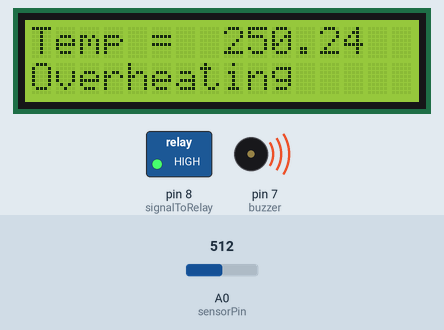
The sketch below on a simulated Arduino Uno, built with avr-gcc and run on an emulated ATmega328P. On the bench: 16×2 character LCD, switched loads named in the sketch (green lamp = pin HIGH), buzzer (waves = sounding, pin HIGH). The test bench sets the inputs (shaded band); at power-on: A0 (sensorPin) = 512.

Above: at 1.2 s.
1.3 s: A0 (sensorPin) set to 66
At 1.9 s:
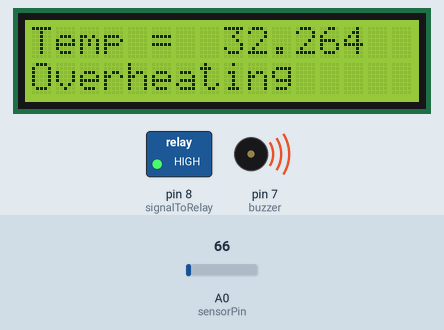
2.9 s: A0 (sensorPin) set to 55
At 3.7 s:
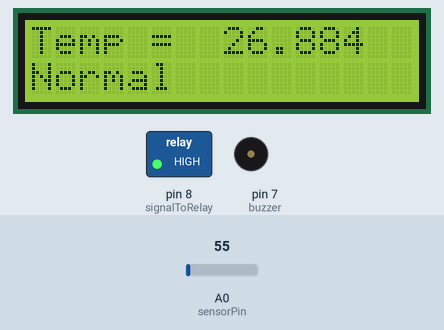
4.4 s: A0 (sensorPin) set to 20
At 5.7 s:
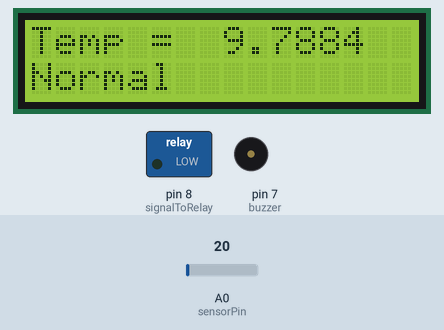
Timing chart, 0 to 7.4 s (numbered marks = the images above; inputs shaded):
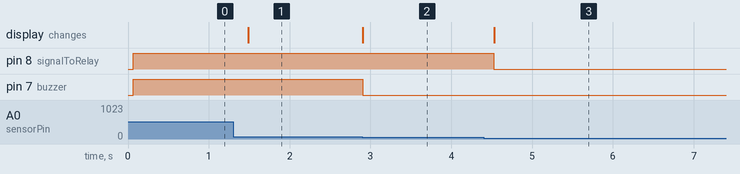

The sketch:

Fire_alarm_system_code.ino
```cpp
#include <LiquidCrystal.h>
#define signalToRelay 8
#define sensorPin A0
#define buzzer 7

LiquidCrystal lcd(12,11,5,4,3,2);

void setup() {
  lcd.begin(16, 2);
  lcd.print("Temp = ");
  pinMode(signalToRelay, OUTPUT);
  pinMode(buzzer, OUTPUT);
  digitalWrite(signalToRelay, LOW); //default
  digitalWrite(buzzer, LOW); //default
}

void loop() {
  int reading = analogRead(sensorPin);
  float temp = 100 * (reading * 5 / 1023.0);
  lcd.setCursor(8, 0);
  lcd.print(temp);
  if(temp > 30){
    digitalWrite(signalToRelay, HIGH);
    digitalWrite(buzzer, HIGH);
    lcd.setCursor(0, 1);
    lcd.print("Overheating");
  }
  else{
    if(temp < 25)
      digitalWrite(signalToRelay, LOW);
    digitalWrite(buzzer, LOW);
    lcd.setCursor(0, 1);
    lcd.print("Normal     ");
  }
  delay(200);
}
```

Measured:
- the behaviour switches between 62 and 61 on A0 (sensorPin) (found by bisection; images 1 and 2)
- after the input at 1.3 s, the display: changes after 0.19 s (image 1)
- after the input at 2.9 s, pin 7 (buzzer): HIGH → LOW at once; the display: changes at once (image 2)
- after the input at 4.4 s, pin 8 (signalToRelay): HIGH → LOW after 0.13 s; the display: changes after 0.13 s (image 3)
